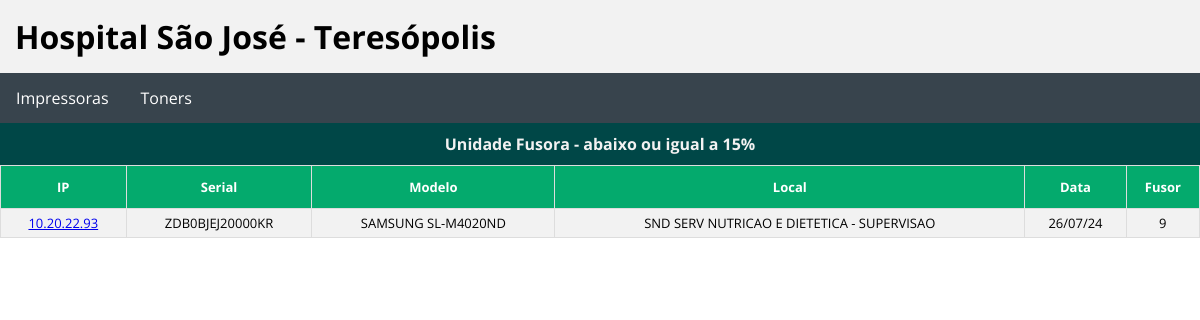
Page /fusor on the committed database.
### tables this page shows
CREATE TABLE "INVENTARIO_TI_PRINTERS" (
	"MODELO"	TEXT NOT NULL,
	"SERIAL"	TEXT NOT NULL,
	"CD_SETOR"	TEXT,
	"ANDAR"	TEXT,
	"LOCAL"	TEXT,
	"IP"	TEXT,
	"MAC"	TEXT,
	"CD_EMPRESA"	INTEGER,
	"TP_CONEXAO"	TEXT,
	"DATA"	DATE,
	"PRETO"	INTEGER,
	"CIANO"	INTEGER,
	"MAGENTA"	INTEGER,
	"AMARELO"	INTEGER,
	"FUSOR"	INTEGER,
	"IMAGEM"	INTEGER,
	"BELT"	INTEGER,
	"NDD"	TEXT,
	"STATUS"	TEXT
);

### app.py (the view)
@app.route('/fusor')
def fusor():
    data = execute_query(QUERIES['pesquisaFusor'])
    return render_template('fusor.html', dataF=data)

### app.py (called while the page is built)
def get_db_connection():
    return sqlite3.connect(DATABASE)

def execute_query(query, params=None):
    with get_db_connection() as conn:
        conn.row_factory = sqlite3.Row
        cursor = conn.cursor()
        cursor.execute(query, params or ())
        data = cursor.fetchall()
    return data

### templates/fusor.html (shortened to what this page needs)
{% extends 'base.html' %}
{% block body %}
<div>
    <h2>Unidade Fusora - abaixo ou igual a 15%</h2>
        <table  id="equipamentos">
            <tr>
                <th>IP</th>
                <th>Serial</th>
                <th>Modelo</th>
                <th>Local</th>
                <th>Data</th>
                <th>Fusor</th>
            </tr>
            {% for row in dataF %}
            <tr>
                <td><a href = http://{{row[0]}} target="_blank"</a>{{row[0]}}</td>
                <td>{{row[1]}}</td>
                <td>{{row[2]}}</td>
                <td>{{row[3]}}</td>
                <td>{{row[4]}}</td>
                <td>{{row[5]}}</td>
            </tr>
            {% endfor %}
        </table>
</div>
{% endblock %}

### static/css/style.css (style rules this page uses)
* { margin: 0 auto; padding: 0; box-sizing: border-box; font-family: 'Open Sans', sans-serif; }
h2 { background-color: #004747; color: #f2f2f2; border-collapse: collapse; text-align: center; font-size:medium; padding: 10px; }
#equipamentos { font-size: small; border-collapse: collapse; width: 100%; }
#equipamentos td, #equipamentos th { border: 1px solid #ddd; padding: 5px; }
#equipamentos tr:nth-child(even) { background-color: #f2f2f2; }
#equipamentos th { padding-top: 12px; padding-bottom: 12px; text-align: center; background-color: #04AA6D; color: white; }
td { text-align: center; }

### rows in the picture
INVENTARIO_TI_PRINTERS: IP "10.20.22.93", SERIAL "ZDB0BJEJ20000KR", MODELO "SAMSUNG SL-M4020ND", LOCAL "SND SERV NUTRICAO E DIETETICA - SUPERVISAO", DATA "26/07/24", FUSOR "9"
